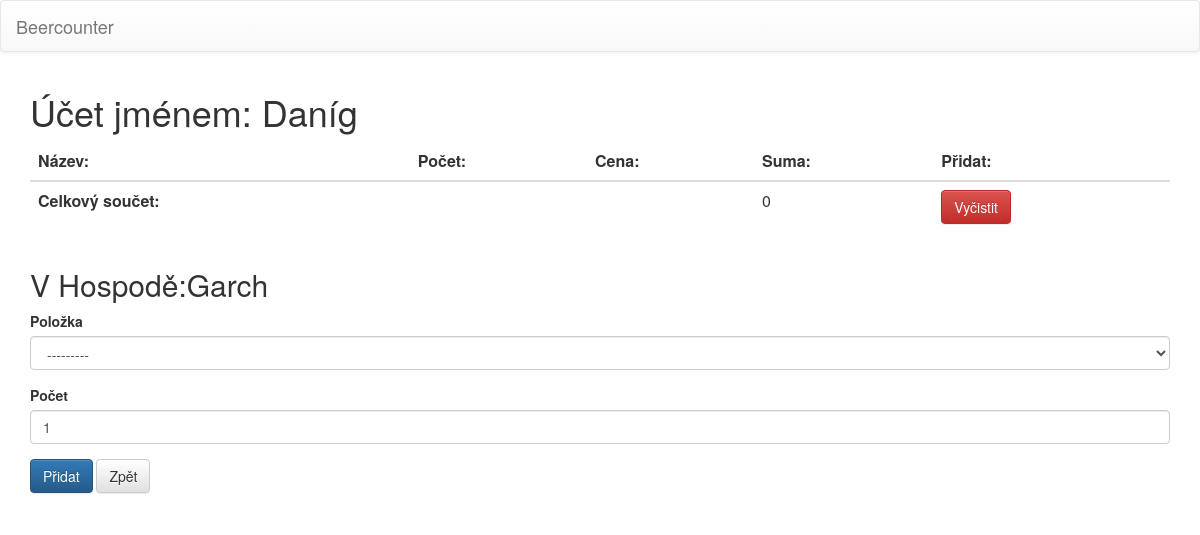
The page /bill/56/ on the database its author committed.
### beercounter/models.py (models this page shows, shortened)
class Bill(Model):
  class Meta:
    unique_together = ('name', 'pub')
    default_related_name = "bills"
    verbose_name = "Účet"
  name = CharField(max_length=50, verbose_name="Jméno")
  pub = ForeignKey('Pub', on_delete=CASCADE, )
  @property
  def spending(self):
    orders = self.orders.all()
    return sum([order.total_cost for order in orders])

class Pub(Model):
  class Meta:
    verbose_name = "Hospoda"
  name = CharField(max_length=50, unique=True, verbose_name="Název")

### beercounter/views.py (the view, shortened to what this page needs)
# urls.py: url(r'^bill/(?P<pk>[0-9]+)/$', views.BillView.as_view(), name="bill"),
class BillView(UpdateView):
  template_name = 'beercounter/bill_update_form.html'
  model = Bill
  form_class = OrderForm
  def get_context_data(self,**kwargs):
    data = super(BillView, self).get_context_data(**kwargs)
    return data
  def get_form_kwargs(self,**kwargs):
    kwargs = super(BillView,self).get_form_kwargs(**kwargs)
    kwargs['initial']['bill'] = self.kwargs['pk']
    return kwargs

### beercounter/forms.py
class OrderForm(ModelForm):
  class Meta:
    model = Order
    fields = '__all__'
    widgets ={
        'bill': HiddenInput,
        }
  def __init__(self, *args, **kwargs):
    super(OrderForm,self).__init__(*args, **kwargs)
    if kwargs:
      bill = kwargs.get('instance', kwargs.get('bill'))
    else:
      bill=Bill.objects.get(pk=args[0]['bill'])
    self.fields['item'].queryset = \
        self.fields['item'].queryset.filter(pub_id = bill.pub_id)

### beercounter/models.py (called while the page is built)
  def __unicode__(self):
    return '%s' % self.name

### beercounter/templates/beercounter/bill_update_form.html (shortened to what this page needs)
{% extends "beercounter/base.html" %}
{% load bootstrap3 %}
{% block content %}
<h1> Účet jménem: {{ bill.name }} </h1>
<table class="table table-hover">
  <thead>
    <tr>
      <th> Název: </th>
      <th> Počet: </th>
      <th> Cena: </th>
      <th> Suma: </th>
      <th> Přidat: </th>
    </tr>
  </thead>
  <tr>
    <td><strong> Celkový součet: </strong></td>
    <td></td> <td></td>
    <td> {{bill.spending}} </td>
    <td>
      <form method="POST" action="{% url 'beercounter:cleanOrders' %}" onsubmit="return confirm('Opravdu?')">
        <button type="submit" name="cleanOrders" class="btn btn-danger">Vyčistit</button>
      </form>
   </td>
  </tr>
</table>
<h2> V Hospodě:{{ bill.pub.name }} </h2>
<form action="" method="POST" >
  {% bootstrap_form form %}
  {% buttons %}
  <input value="Přidat" name="addOrder" type="submit" class="btn btn-primary">
  <a class="btn btn-default" role="button" href="{% url 'beercounter:pub' bill.pub_id %}" > Zpět </a>
  {% endbuttons %}
</form>
{% endblock%}

### rows shown on the page
Bill: name "Daníg", spending "0", pub.name "Garch"
